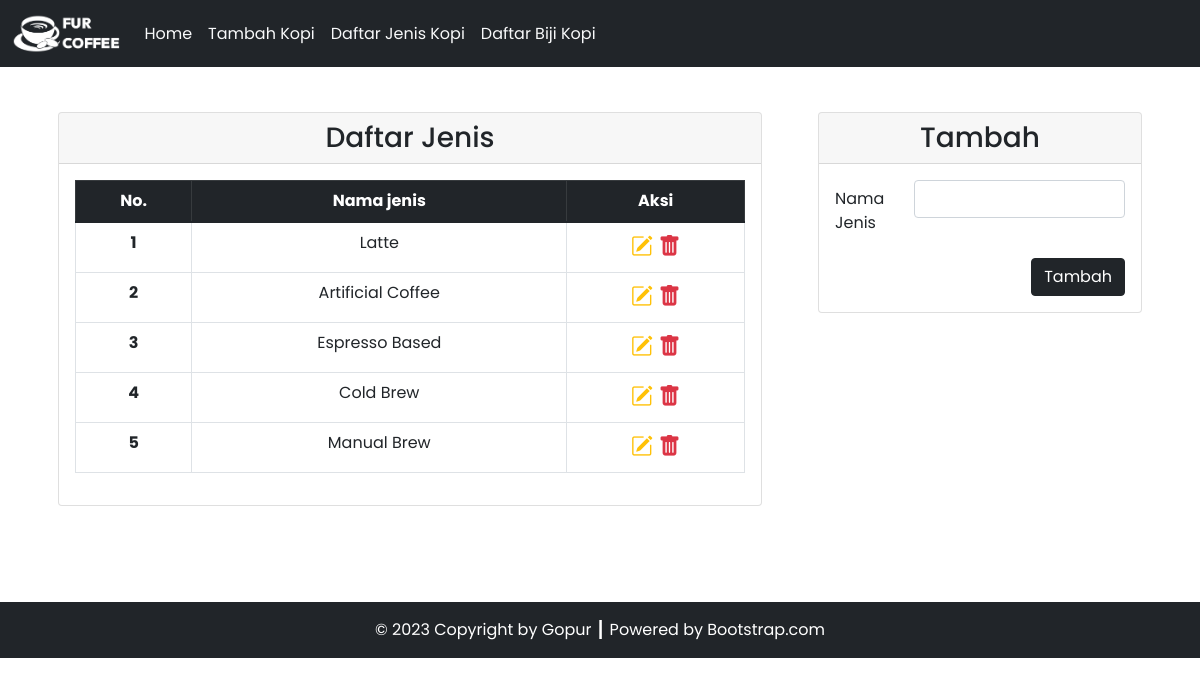
The page /tp3gopur/jenis.php on the database its author committed.
### tables this page shows
CREATE TABLE `jenis` (
  `id_jenis` int(11) NOT NULL,
  `nama_jenis` varchar(55) NOT NULL
);

### tp3gopur/config/db.php (called while the page is built)
<?php
$DB_HOST = "localhost";
$DB_USERNAME = "root";
$DB_PASSWORD = "";
$DB_NAME = "db_kopi";

### tp3gopur/classes/DB.php (called while the page is built, shortened)
<?php
class DB
{
    private $hostname;
    private $username;
    private $password;
    private $dbname;
    private $conn;
    private $result;
    function __construct($hostname, $username, $password, $dbname)
    {
        $this->hostname = $hostname;
        $this->username = $username;
        $this->password = $password;
        $this->dbname = $dbname;
    }
    function open()
    {
        $this->conn = mysqli_connect($this->hostname, $this->username, $this->password, $this->dbname);
    }
    function execute($query)
    {
        $this->result = mysqli_query($this->conn, $query);
    }
    function getResult()
    {
        return mysqli_fetch_array($this->result);
    }
}

### tp3gopur/classes/jenis.php (called while the page is built, shortened)
<?php
class jenis extends DB
{
    function getjenis()
    {
        $query = "SELECT * FROM jenis";
        return $this->execute($query);
    }
}

### tp3gopur/jenis.php (the view, shortened to what this page needs)
<?php
include('config/db.php');
include('classes/DB.php');
include('classes/jenis.php');
include('classes/biji.php');
$jenis = new jenis($DB_HOST, $DB_USERNAME, $DB_PASSWORD, $DB_NAME);
$jenis->open();
$jenis->getjenis();
$header = '<tr>
<th scope="row">No.</th>
<th scope="row">Nama jenis</th>
<th scope="row">Aksi</th>
</tr>';
$data = null;
$no = 1;
while ($div = $jenis->getResult()) {
    $data .= '<tr>
    <th scope="row">' . $no . '</th>
    <td>' . $div['nama_jenis'] . '</td>
    <td style="font-size: 22px;">
        <a href="jenis.php?id=' . $div['id_jenis'] . '" title="Edit Data"><i class="bi bi-pencil-square text-warning"></i></a>&nbsp;<a href="jenis.php?hapus=' . $div['id_jenis'] . '" title="Delete Data"><i class="bi bi-trash-fill text-danger"></i></a>
        </td>
    </tr>';
    $no++;
}

### rows shown on the page
jenis: nama_jenis "Latte"
jenis: nama_jenis "Artificial Coffee"
jenis: nama_jenis "Espresso Based"
jenis: nama_jenis "Cold Brew"
jenis: nama_jenis "Manual Brew"
